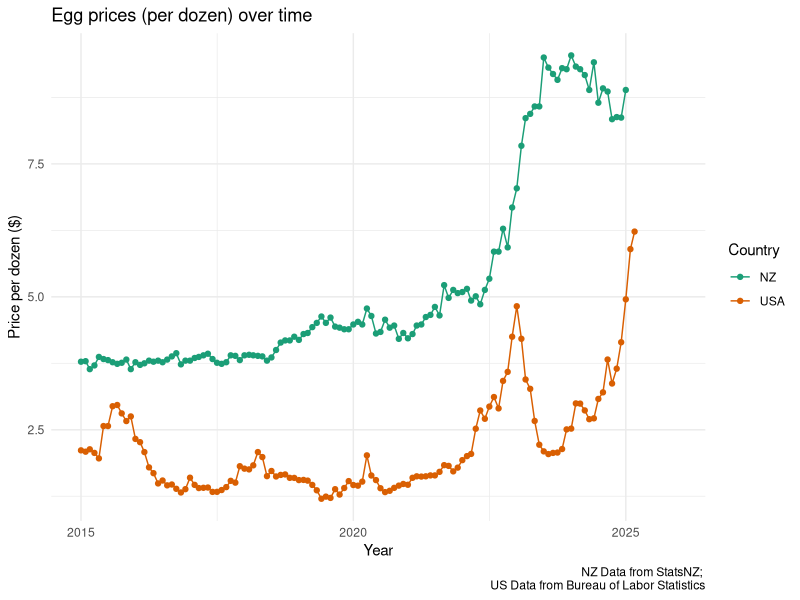
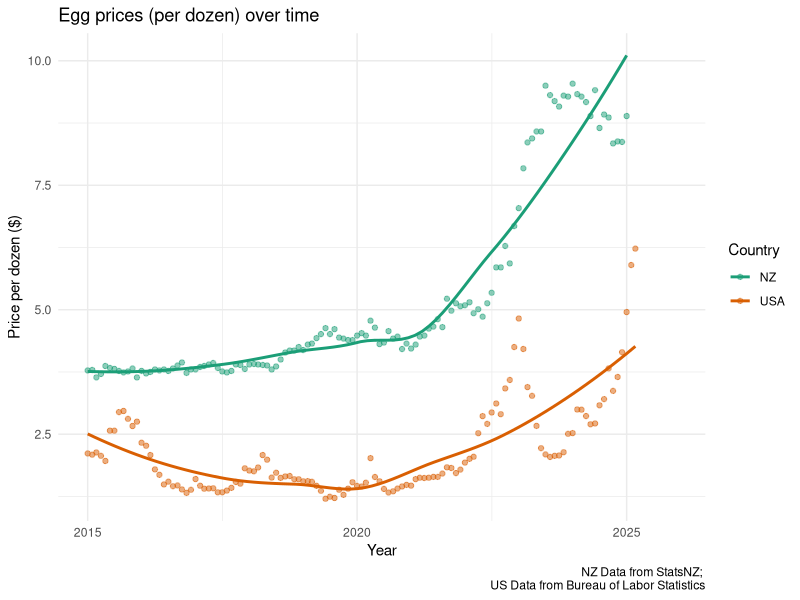
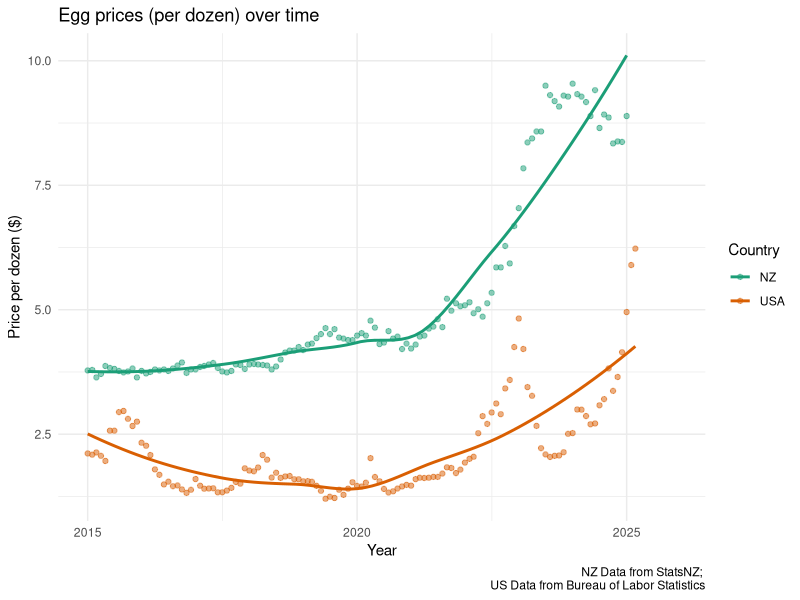
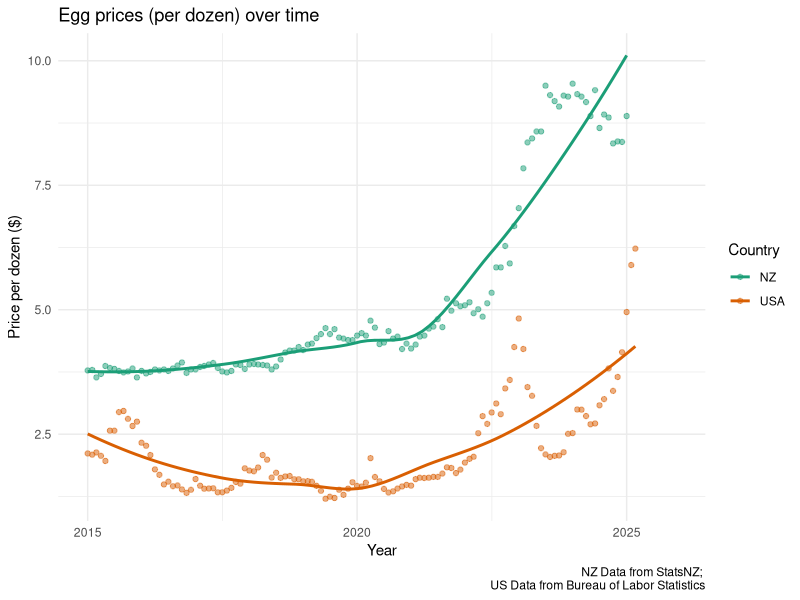

The R source for these figures, in order:
## ---- chunk 1
#| message: false
#| warning: false
library(tidyverse)
library(here)

eggs <- read_csv(here("charts", "2025-04-19_smooth", "eggsNZUSA.csv")) 


eggs <- eggs %>%
    mutate(month_year = paste0(month, "_", year)) %>%
  mutate(date = lubridate::my(month_year))

glimpse(eggs)
  
## ---- chunk 2
#| message: false
#| warning: false

eggs %>%
  ggplot(aes(x = date, y = price, colour = currency)) +
  geom_point() +
  geom_line() +
  scale_colour_brewer(palette = "Dark2", name = "Country", labels = c("NZ", "USA")) +
  theme_minimal() +
  labs(y = "Price per dozen ($)", x = "Year", 
       title = "Egg prices (per dozen) over time", 
       caption = "NZ Data from StatsNZ; \nUS Data from Bureau of Labor Statistics")

## ---- chunk 3
#| message: false
#| warning: false
eggs %>%
  ggplot(aes(x = date, y = price, colour = currency)) +
  geom_point(alpha = 0.5) +
  geom_smooth(se = FALSE, na.rm = TRUE) +
  scale_colour_brewer(palette = "Dark2", name = "Country", labels = c("NZ", "USA")) +
  theme_minimal() +
  labs(y = "Price per dozen ($)", x = "Year", 
       title = "Egg prices (per dozen) over time", 
       caption = "NZ Data from StatsNZ; \nUS Data from Bureau of Labor Statistics")
## ---- chunk 4
#| include: false

ggsave(here::here("charts", "2025-03-31_challenge", "eggs.png"), width = 6, height = 4,  bg = "white")


ggsave("featured.png",  bg = "white")
